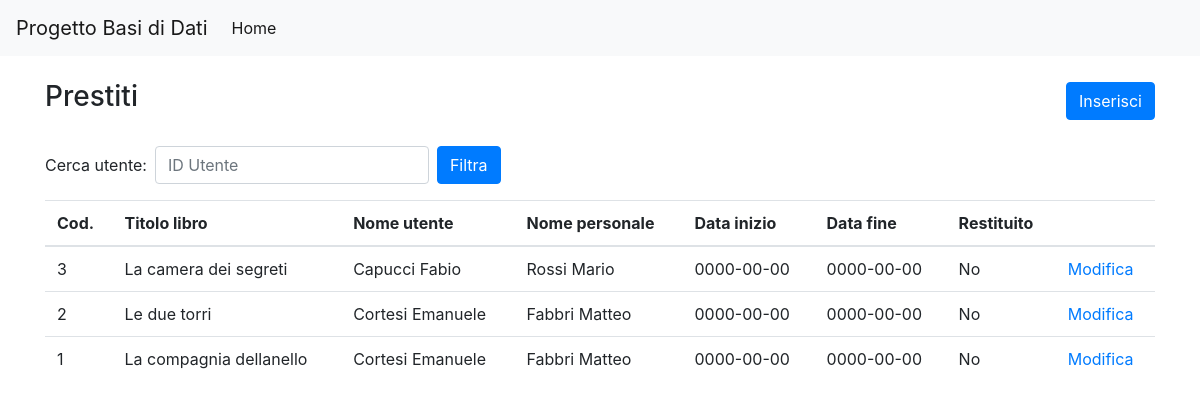
/sito/prestito/index.php, run on the app's committed database.
### tables this page shows
CREATE TABLE prestiti (
  id           INT     NOT NULL AUTO_INCREMENT,
  id_libro     INT     NOT NULL,
  id_personale INT     NOT NULL,
  id_utente    INT     NOT NULL,
  data_inizio  DATE    NOT NULL,
  data_fine    DATE    NOT NULL,
  restituito   BOOLEAN NOT NULL DEFAULT FALSE,
  PRIMARY KEY (id),
  FOREIGN KEY (id_libro) REFERENCES libri (id)
    ON DELETE RESTRICT
    ON UPDATE NO ACTION,
  FOREIGN KEY (id_personale) REFERENCES personale (id)
    ON DELETE RESTRICT
    ON UPDATE NO ACTION,
  FOREIGN KEY (id_utente) REFERENCES utenti (id)
    ON DELETE RESTRICT
    ON UPDATE NO ACTION
);

CREATE TABLE libri (
  id                 INT          NOT NULL AUTO_INCREMENT,
  ISBN               VARCHAR(13)  NOT NULL,
  titolo             VARCHAR(100) NOT NULL,
  anno_pubblicazione YEAR         NOT NULL,
  quantita           INT          NOT NULL,
  id_editore         INT          NOT NULL,
  id_collana         INT          NULL     DEFAULT NULL,
  id_espositore      INT          NOT NULL,
  PRIMARY KEY (id),
  FOREIGN KEY (id_editore) REFERENCES casa_editrice (id)
    ON DELETE RESTRICT
    ON UPDATE NO ACTION,
  FOREIGN KEY (id_collana) REFERENCES collane (id)
    ON DELETE RESTRICT
    ON UPDATE NO ACTION,
  FOREIGN KEY (id_espositore) REFERENCES stanze (id)
    ON DELETE RESTRICT
    ON UPDATE NO ACTION
);

### sito/ConnessioneSQL.php (called while the page is built, shortened)
<?php
class ConnessioneSQL
{
    private $servername = "localhost";
    private $username = "root";
    private $password = "";
    private $dbname = "progetto_database";
    private $conn;
    public function __construct()
    {
        $this->conn = new mysqli($this->servername, $this->username, $this->password, $this->dbname);
    }
    public function query($sql)
    {
        return $this->conn->query($sql);
    }
}

### sito/prestito/index.php (the view, shortened to what this page needs)
<?php require '../partials/head.php' ?>
<div class="d-flex justify-content-between align-items-center mb-4">
    <h3>Prestiti</h3>
    <a href="inserisci.php" class="btn btn-primary">Inserisci</a>
</div>
<form action="#" class="form-inline" method="get">
    <label class="mr-2">Cerca utente:</label>
    <input type="text" class="form-control mr-2" placeholder="ID Utente" name="id_utente">
    <button class="btn btn-primary">Filtra</button>
</form>
<table class="table">
    <thead>
    <tr>
        <th>Cod.</th>
        <th>Titolo libro</th>
        <th>Nome utente</th>
        <th>Nome personale</th>
        <th>Data inizio</th>
        <th>Data fine</th>
        <th>Restituito</th>
        <th></th>
    </tr>
    </thead>
    <tbody>
    <?php
    require "../ConnessioneSQL.php";
    $sql = "SELECT prestiti.id AS pres_id, libri.titolo AS titolo, CONCAT(utenti.cognome, ' ',utenti.nome) AS utente,
            CONCAT(personale.cognome, ' ', personale.nome) AS person, data_inizio, data_fine, restituito
        FROM prestiti
        JOIN libri ON libri.id=prestiti.id_libro
        JOIN utenti ON utenti.id=prestiti.id_utente
        JOIN personale ON personale.id=prestiti.id_personale";
    $sql .= " ORDER BY restituito";
    $connessione = new ConnessioneSQL();
    $risultato = $connessione->query($sql)->fetch_all(MYSQLI_ASSOC);
    if (count($risultato) > 0) {
        foreach ($risultato as $row) {
            ?>
            <tr>
                <td><?php echo $row["pres_id"] ?></td>
                <td><?php echo $row["titolo"] ?></td>
                <td><?php echo $row["utente"] ?></td>
                <td><?php echo $row["person"] ?></td>
                <td><?php echo $row["data_inizio"] ?></td>
                <td><?php echo $row["data_fine"] ?></td>
                <td><?php echo $row["restituito"] ? 'Si' : 'No' ?></td>
                <td><a href="modifica.php?id=<?php echo $row["pres_id"] ?>">Modifica</a></td>
            </tr>
            <?php
        }
    } else {
        ?>
        <tr>
            <td rowspan="4">Non ci sono record.</td>
        </tr>
        <?php
    }
    ?>
    </tbody>
</table>
<?php require '../partials/footer.php' ?>

### data on the page
prestiti: id "3", id_libro.titolo "La camera dei segreti", utente "Capucci Fabio", person "Rossi Mario", data_inizio "0000-00-00", data_fine "0000-00-00", restituito "No"
prestiti: id "2", id_libro.titolo "Le due torri", utente "Cortesi Emanuele", person "Fabbri Matteo", data_inizio "0000-00-00", data_fine "0000-00-00", restituito "No"
prestiti: id "1", id_libro.titolo "La compagnia dellanello", utente "Cortesi Emanuele", person "Fabbri Matteo", data_inizio "0000-00-00", data_fine "0000-00-00", restituito "No"
